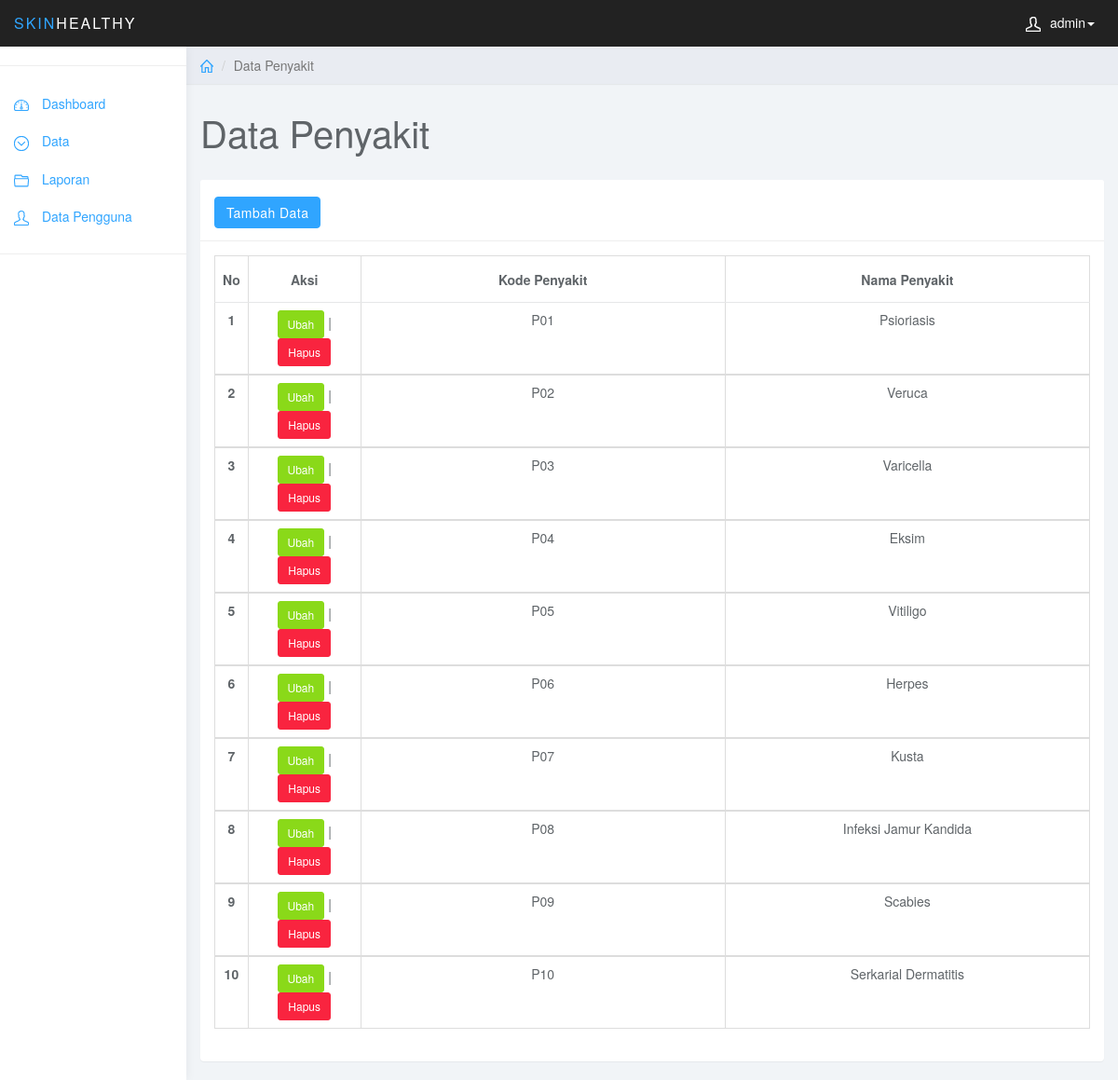
Screenshot of /component/admin/data-penyakit.php (signed in) with the database file from the repository.
### tables this page shows
CREATE TABLE `pengguna` (
  `kd_pengguna` varchar(16) NOT NULL,
  `nama` varchar(64) NOT NULL,
  `tempat_lahir` varchar(32) NOT NULL,
  `tanggal_lahir` date NOT NULL,
  `alamat` varchar(128) NOT NULL,
  `jenis_kelamin` varchar(16) NOT NULL,
  `no_telepon` varchar(16) NOT NULL,
  `email` varchar(64) NOT NULL,
  `bergabung_sejak` varchar(32) NOT NULL,
  `username` varchar(16) NOT NULL,
  `password` varchar(8) NOT NULL,
  `level` varchar(16) NOT NULL
);

CREATE TABLE `penyakit` (
  `kd_penyakit` varchar(4) NOT NULL,
  `nama_penyakit` varchar(64) NOT NULL
);

### component/functions.php (called while the page is built, shortened)
<?php
$conn = mysqli_connect("localhost", "root", "", "penyakit_kulit");
function query($query)
{
	global $conn;
	$result = mysqli_query($conn, $query);
	$rows = [];
	while ($row = mysqli_fetch_assoc($result)) {
		$rows[] = $row;
	}
	return $rows;
}

### component/admin/data-penyakit.php (the view, shortened to what this page needs)
<?php
require '../functions.php';
?>
<!DOCTYPE html>
<html>
<head>
  <link href="../../assets/admin/css/bootstrap.min.css" rel="stylesheet">
  <link href="../../assets/admin/css/styles.css" rel="stylesheet">
</head>
<body>
  <?php include 'template/navbar.php';  ?>
  <?php include 'template/sidebar.php'; ?>
  <div class="col-sm-9 col-sm-offset-3 col-lg-10 col-lg-offset-2 main">
    <div class="row">
      <ol class="breadcrumb">
        <li><a href="dashboard.php"><svg class="glyph stroked home">
              <use xlink:href="#stroked-home"></use>
            </svg></a></li>
        <li class="active">Data Penyakit</li>
      </ol>
    </div>
    <div class="row">
      <div class="col-lg-12">
        <h1 class="page-header">Data Penyakit</h1>
      </div>
    </div>
    <div class="row">
      <div class=" col-lg-12">
        <div class="panel panel-default">
          <div class="panel-heading">
            <a href="tambah-penyakit.php" class="btn btn-primary mb-4">Tambah Data</a>
          </div>
          <div class="panel-body">
            <table class="table table-bordered">
              <thead>
                <tr>
                  <th class="text-center" scope="col">No</th>
                  <th class="text-center" scope="col">Aksi</th>
                  <th class="text-center" scope="col">Kode Penyakit</th>
                  <th class="text-center" scope="col">Nama Penyakit</th>
                </tr>
              </thead>
              <?php
              $i = 1;
              $penyakit = query("SELECT * FROM penyakit");
              foreach ($penyakit as $data_penyakit) {
                echo "
                <tbody>
                  <tr>
                    <th class=\"col-md-.5 text-center\" scope=\"row\">" . $i . "</th>
                    <td class=\"col-md-1.5 text-center\">
                      <a href=\"ubah-penyakit.php?kd_penyakit=" . $data_penyakit['kd_penyakit'] . "\" class=\"btn btn-success btn-sm\">Ubah</a> |
                      <a href=\"hapus-penyakit.php?kd_penyakit=" . $data_penyakit['kd_penyakit'] . "\" class=\"btn btn-danger btn-sm\">Hapus</a>
                    </td>
                    <td class=\"col-md-5 text-center\">" . $data_penyakit["kd_penyakit"] . "</td>
                    <td class=\"col-md-5 text-center\">" . $data_penyakit["nama_penyakit"] . "</td>
                  </tr>
                </tbody>
                ";
                $i++;
              }
              ?>
            </table>
          </div>
        </div>
      </div>
    </div>
  </div>
</body>
</html>

### component/admin/template/navbar.php (shortened to what this page needs)
<nav class="navbar navbar-inverse navbar-fixed-top" role="navigation">
  <div class="container-fluid">
    <div class="navbar-header">
      <a class="navbar-brand" href="#">
        <span>SKIN</span>HEALTHY</a>
      <ul class="user-menu">
        <?php
        if (isset($_COOKIE['kd_pengguna'])) :
          $kd_pengguna = $_COOKIE['kd_pengguna'];
          $result = mysqli_query($conn, "SELECT nama FROM pengguna WHERE kd_pengguna = '$kd_pengguna'");
          $row = mysqli_fetch_assoc($result);
        ?>
          <li class="dropdown pull-right">
            <a href="#" class="dropdown-toggle" data-toggle="dropdown"><svg class="glyph stroked male-user">
                <use xlink:href="#stroked-male-user"></use>
              </svg><?= $row["nama"]; ?><span class="caret"></span></a>
          <?php endif; ?>
          </li>
      </ul>
    </div>
  </div>
</nav>

### assets/admin/css/styles.css (style rules this page uses)
body { background: #f1f4f7; padding-top: 50px; color: #5f6468; }
a, a:hover, a:focus { color: #30a5ff; }
h1, h2, h3, h4, h5, h6 { color: #5f6468; }
h1 { font-weight: 300; font-size: 40px; }
.navbar-header .navbar-brand { color: #fff; font-size: 16px; text-transform: uppercase; font-weight: 500; letter-spacing: 2px; }
.navbar-header .navbar-brand span { color: #30a5ff; }
.btn-primary, .btn-primary:hover, .btn-primary:focus, .btn-primary:active, .btn-primary.active, .open > .dropdown-toggle.btn-primary, .btn-primary.disabled, .btn-primary[disabled], fieldset[disabled] .btn-primary, .btn-primary.disabled:hover, .btn-primary[disabled]:hover, fieldset[disabled] .btn-primary:hover, .btn-primary.disabled:focus, .btn-primary[disabled]:focus, fieldset[disabled] .btn-primary:focus, .btn-primary.disabled:active, .btn-primary[disabled]:active, fieldset[disabled] .btn-primary:active, .btn-primary.disabled.active, .btn-primary[disabled].active, fieldset[disabled] .btn-primary.active { background-color: #30a5ff; border-color: #30a5ff; }
.btn-success, .btn-success:hover, .btn-success:focus, .btn-success:active, .btn-success.active, .open > .dropdown-toggle.btn-success, .btn-success.disabled, .btn-success[disabled], fieldset[disabled] .btn-success, .btn-success.disabled:hover, .btn-success[disabled]:hover, fieldset[disabled] .btn-success:hover, .btn-success.disabled:focus, .btn-success[disabled]:focus, fieldset[disabled] .btn-success:focus, .btn-success.disabled:active, .btn-success[disabled]:active, fieldset[disabled] .btn-success:active, .btn-success.disabled.active, .btn-success[disabled].active, fieldset[disabled] .btn-success.active { background-color: #8ad919; border-color: #8ad919; }
.btn-danger, .btn-danger:hover, .btn-danger:focus, .btn-danger:active, .btn-danger.active, .open > .dropdown-toggle.btn-danger, .btn-danger.disabled, .btn-danger[disabled], fieldset[disabled] .btn-danger, .btn-danger.disabled:hover, .btn-danger[disabled]:hover, fieldset[disabled] .btn-danger:hover, .btn-danger.disabled:focus, .btn-danger[disabled]:focus, fieldset[disabled] .btn-danger:focus, .btn-danger.disabled:active, .btn-danger[disabled]:active, fieldset[disabled] .btn-danger:active, .btn-danger.disabled.active, .btn-danger[disabled].active, fieldset[disabled] .btn-danger.active { background-color: #f9243f; border-color: #f9243f; }
.panel { border: 0; }
.panel-heading { font-size: 18px; font-weight: 300; letter-spacing: 0.025em; height: 66px; line-height: 45px; }
.panel-default .panel-heading { background: #fff; border-bottom: 1px solid #eee; color: #5f6468; }
.navbar { border: 0; }
.user-menu { display: inline-block; margin-top: 14px; margin-right: 10px; float: right; list-style: none; padding: 0; }
.user-menu a { color: #fff; }
@media (min-width: 768px) { .navbar-header { width: 100%; } }
.breadcrumb { border-radius: 0; padding: 10px 15px; background: #e9ecf2; box-shadow: 0 1px 1px rgba(0, 0, 0, .05); margin: 0 ; }
h1.page-header { margin-top: 30px; border-bottom: 0; }
.table { background: #fff; }
.table>thead>tr>th { border-bottom: 1px solid #e6e7e8; vertical-align: middle; height: 50px; }
.sidebar .glyph, .user-menu .glyph { height: 16px; width: 16px; margin: 0 10px 0 0; stroke-width: 3px; }
.user-menu .glyph { stroke-width: 4px; }
.breadcrumb .glyph { height: 14px; width: 14px; margin: -2px 0 0 0; stroke-width: 4px; }

### rows the page displays
pengguna: nama "admin"
penyakit: kd_penyakit "P01", nama_penyakit "Psioriasis"
penyakit: kd_penyakit "P02", nama_penyakit "Veruca"
penyakit: kd_penyakit "P03", nama_penyakit "Varicella"
penyakit: kd_penyakit "P04", nama_penyakit "Eksim"
penyakit: kd_penyakit "P05", nama_penyakit "Vitiligo"
penyakit: kd_penyakit "P06", nama_penyakit "Herpes"
penyakit: kd_penyakit "P07", nama_penyakit "Kusta"
penyakit: kd_penyakit "P08", nama_penyakit "Infeksi Jamur Kandida"
penyakit: kd_penyakit "P09", nama_penyakit "Scabies"
penyakit: kd_penyakit "P10", nama_penyakit "Serkarial Dermatitis"

### other values shown
$menu['label'] "Dashboard"
$menu['label'] "Data"
$menu['label'] "Laporan"
$menu['label'] "Data Pengguna"
